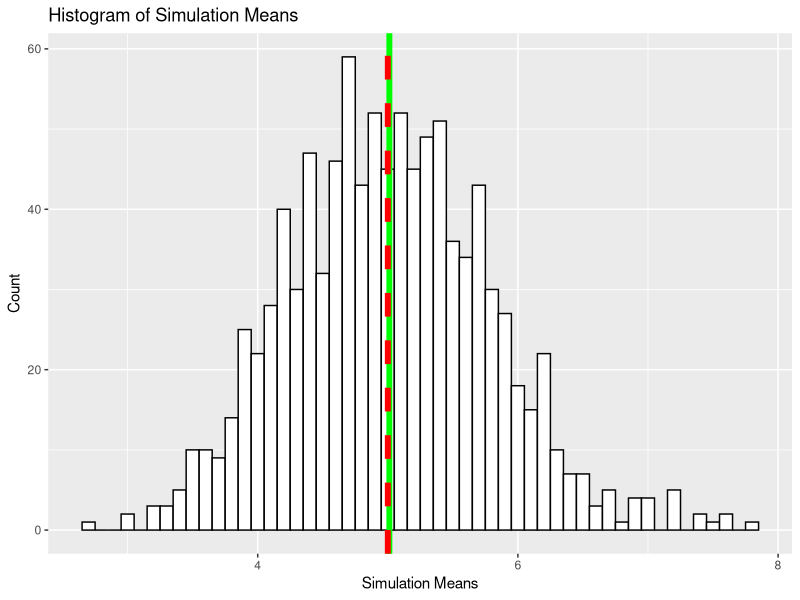
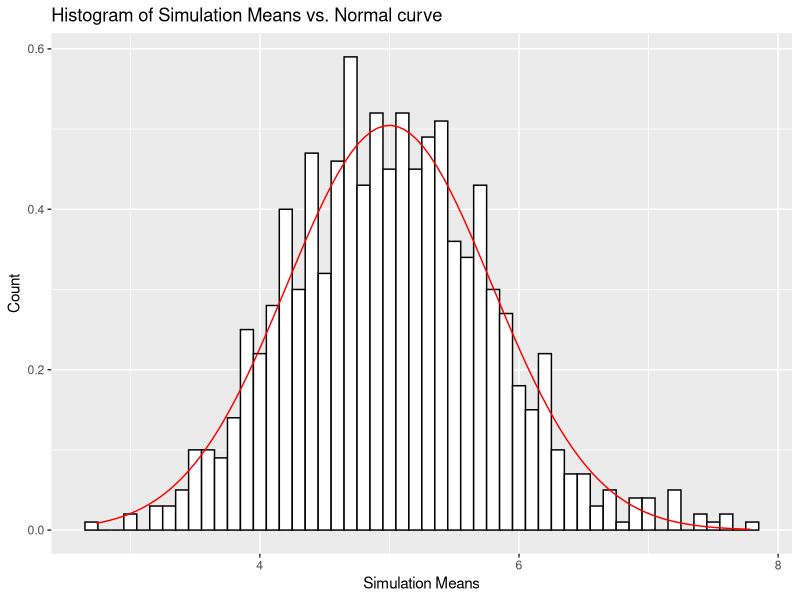

Write R code to recreate these figures, in order.
## ---- chunk 1
if (!"ggplot2" %in% installed.packages()) install.packages("ggplot2")
library("ggplot2")
if (!"plyr" %in% installed.packages()) install.packages("plyr")
library("plyr")
if (!"knitr" %in% installed.packages()) install.packages("knitr")
library("knitr")
## ---- chunk 2
set.seed(123) # set the seed
n <- 40 # size of each simulation
lambda <- 0.2 # given value of lambda, the rate parameter
nsims <- 1000 # no. of simulations
sims <- matrix(rexp(nsims * n, rate=lambda), nsims)    # create a matrix with results of random sampling
simsMeans <- apply(sims, 1, mean)   # store the means of each simulation
## ---- chunk 3
sampleMean <- mean(sims)
theoreticalMean <- 1 / lambda
## ---- chunk 4
meansPlot <- ggplot() + aes(simsMeans) + geom_histogram(binwidth=.1, colour="black", fill="white") + 
    geom_vline(xintercept=sampleMean, color="green", size=2) + 
    geom_vline(xintercept=theoreticalMean, color="red", size=2, linetype=2) + 
    labs(x="Simulation Means", y="Count", title="Histogram of Simulation Means")
meansPlot
## ---- chunk 5
sampleVar <- var(simsMeans)
theoreticalVar <- (1/lambda)^2/n
## ---- chunk 6
dat <- data.frame(simsMeans)
distPlot <- ggplot(dat, aes(x=simsMeans)) + geom_histogram(binwidth=0.1, aes(y=..density..), color="black", fill="white") +
      stat_function(fun=dnorm, color="red", args=list(mean=theoreticalMean, sd=sqrt(theoreticalVar))) + 
      labs(x="Simulation Means", y="Count", title="Histogram of Simulation Means vs. Normal curve")
distPlot
## ---- chunk 7
sample95Int <- sampleMean + c(-1,1) * qnorm(0.975) * sqrt(sampleVar) / sqrt(n)
